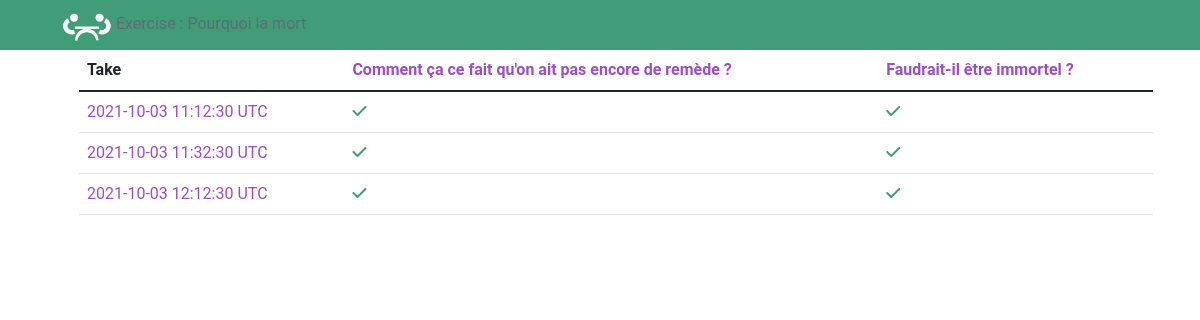
The app's page /?action=showStatExercise&id=2 with its own data.
### tables this page shows
CREATE TABLE IF NOT EXISTS `exercises`
(
    `id`    INT(11)      NOT NULL AUTO_INCREMENT,
    `title` VARCHAR(255) NOT NULL,
    `state` INT(11)      NOT NULL DEFAULT 0,
    PRIMARY KEY (`id`)
);

CREATE TABLE IF NOT EXISTS `fields`
(
    `id`           INT(11)      NOT NULL AUTO_INCREMENT,
    `label`        VARCHAR(255) NOT NULL,
    `value_kind`   INT(11)      NOT NULL,
    `exercises_id` INT(11)      NOT NULL,
    PRIMARY KEY (`id`, `exercises_id`),
    INDEX `fk_fields_exercises1_idx` (`exercises_id` ASC),
    CONSTRAINT `fk_fields_exercises1`
        FOREIGN KEY (`exercises_id`)
            REFERENCES `exercises` (`id`)
            ON DELETE NO ACTION
            ON UPDATE NO ACTION
);

CREATE TABLE IF NOT EXISTS `takes`
(
    `id`         INT(11)   NOT NULL AUTO_INCREMENT,
    `time_stamp` TIMESTAMP NOT NULL,
    PRIMARY KEY (`id`)
);

CREATE TABLE IF NOT EXISTS `answers`
(
    `id`        INT(11) NOT NULL AUTO_INCREMENT,
    `response`  TEXT    NOT NULL,
    `fields_id` INT(11) NOT NULL,
    `takes_id`  INT(11) NOT NULL,
    PRIMARY KEY (`id`, `fields_id`, `takes_id`),
    INDEX `fk_answers_fields1_idx` (`fields_id` ASC) VISIBLE,
    INDEX `fk_answers_takes1_idx` (`takes_id` ASC) VISIBLE,
    CONSTRAINT `fk_answers_fields1`
        FOREIGN KEY (`fields_id`)
            REFERENCES `fields` (`id`)
            ON DELETE NO ACTION
            ON UPDATE NO ACTION,
    CONSTRAINT `fk_answers_takes1`
        FOREIGN KEY (`takes_id`)
            REFERENCES `takes` (`id`)
            ON DELETE NO ACTION
            ON UPDATE NO ACTION,
    CONSTRAINT unique_take_for_answer UNIQUE (fields_id, takes_id)
);

### Controller/ExerciseController.php (called while the page is built, shortened)
<?php
class ExerciseController
{
    public static function showStatExercise()
    {
        $exercise = Exercise::find($_GET['id']);
        $fields = $exercise->fields();
        include_once "View/StatExercise.php";
        require dirname(__DIR__, 1) . "/View/Layout.php";
    }
}

### Model/DbConnector.php (called while the page is built, shortened)
<?php
class DbConnector
{
    private static function getPDO(){
        $DB = null;
        try{
            $DB = new PDO($DSN,$USERNAME,$PASSWORD);
        }catch(Exception $exception){
            throw new Exception("An exception has occurred when trying to connect to the database!");
        }
        $DB->exec("set names utf8");
        $DB->setAttribute(PDO::ATTR_ERRMODE, PDO::ERRMODE_EXCEPTION);
        return $DB;
    }
    static function select($query, $params, $multirecord) {
        $DB = self::getPDO();
        try {
            $statement = $DB->prepare($query);
            $statement->execute($params);
            if ($multirecord)
            {
                $queryResult = $statement->fetchAll(PDO::FETCH_ASSOC);
            } else {
                $queryResult = $statement->fetch(PDO::FETCH_ASSOC);
            }
            return $queryResult;
        } catch (PDOException $e) {
            error_log($e->getMessage());
            return null;
        }
    }
    static function selectMany($query, $params = []) {
        return self::select($query, $params, true);
    }
    static function selectOne($query, $params = []) {
        return self::select($query, $params, false);
    }
}

### Model/Exercise.php (called while the page is built, shortened)
<?php
class Exercise
{
    public int $id;
    static function make(array $params)
    {
        $exercise = new Exercise();
        if (isset($params['id'])) {
            $exercise->id = $params['id'];
        }
        $exercise->title = $params['title'];
        $exercise->state = $params['state'];
        return $exercise;
    }
    static function find(int $id): ?Exercise
    {
        $res = DbConnector::selectOne("SELECT * FROM exercises WHERE id = :id", ['id' => $id]);
        return self::make(["id" => $res["id"], "title" => $res['title'], "state" => $res['state']]);
    }
    public function fields(): array
    {
        $fields = Field::where("exercises_id", $this->id);
        return $fields;
    }
}

### Model/Field.php (called while the page is built, shortened)
<?php
class Field
{
    private int $id;
    public function __construct(string $label, int $value_kind, int $exercises_id, int $id = null)
    {
        $this->label = $label;
        if ($id != null) $this->id = $id;
    }
    static function find($id): ?Field
    {
        $res = DbConnector::selectOne("select * from fields where id=:id;", ["id" => $id]);
        return isset($res['label']) ? new Field($res['label'], $res['value_kind'], $res['exercises_id'], $res['id']) : null;
    }
    static function where($field,$value): array
    {
        $result = DbConnector::selectMany("select * from fields where $field = :value;",["value"=>$value]);
        $return = [];
        foreach ($result as $res){
            $return[] = new Field($res['label'], $res['value_kind'], $res['exercises_id'], $res['id']);
        }
        return $return;
    }
    public function getId(): int
    {
        return $this->id;
    }
    public function takes(): array
    {
        $res = DbConnector::selectMany("SELECT takes.id, time_stamp FROM takes INNER JOIN answers ON answers.takes_id = takes.id WHERE answers.fields_id = :fields_id", ["fields_id" => $this->id]);
        $return = [];
        foreach ($res as $result) {
            $return[] = Take::make($result);
        }
        return $return;
    }
}

### Model/Take.php (called while the page is built, shortened)
<?php
class Take
{
    public int $id;
    static function make(array $params)
    {
        $take = new Take();
        if (isset($params['id'])) {
            $take->id = $params['id'];
        }
        $take->timeStamp = new DateTime( $params['time_stamp']);
        return $take;
    }
    static function find(int $id): ?Take
    {
        $res = DbConnector::selectOne("SELECT * FROM takes WHERE id = :id", ['id' => $id]);
        return self::make(["id" => $res["id"], "time_stamp" => $res['time_stamp']]);
    }
    public function answers(): array
    {
        $answers = Answer::where("takes_id",$this->id);
        return $answers;
    }
}

### Model/Answer.php (called while the page is built, shortened)
<?php
class Answer
{
    static function make(array $params)
    {
        $answer = new Answer();
        if (isset($params['id'])) {
            $answer->id = $params['id'];
        }
        $answer->response = $params['response'];
        $answer->field = $params['field'];
        $answer->take = $params['take'];
        return $answer;
    }
    static function where($field,$value): array
    {
        $result = DbConnector::selectMany("select * from answers where $field = :value;",["value"=>$value]);
        $return = [];
        foreach ($result as $res){
            $return[] = self::make(["id" => $res["id"], "response" => $res['response'], "field" => Field::find($res['fields_id']), "take" => Take::find($res['takes_id'])]);
        }
        return $return;
    }
}

### View/StatExercise.php (the view)
<section class="row">
    <div class="column">
        <table class="table">
            <thead>
            <tr>
                <th>Take</th>
                <?php foreach ($fields as $field): ?>
                    <th><a class="link_title" href="?action=showStatExerciseByField&field=<?= $field->getId() ?>"><?= $field->label ?></a></th>
                <?php endforeach; ?>
            </tr>
            </thead>
            <tbody>
            <?php foreach ($fields as $key => $field) : ?>
                <?php if($key === array_key_first($fields)) : ?>
                <?php foreach ($field->takes() as $take) : ?>
                    <tr>
                        <td>
                            <a class="link_title" href="?action=showStatExerciseByTake&take=<?= $take->id ?>"><?= $take->timeStamp->format('Y-m-d H:i:s') ?> UTC</a>
                        </td>
                        <?php foreach ($take->answers() as $answer) : ?>
                            <td>
                                <a>
                                    <i class="<?= ($answer->response != null) ? "fa fa-check short check" : "fa fa-times empty cross" ?>"></i>
                                   </a>
                            </td>
                        <?php endforeach; ?>
                    </tr>
                <?php endforeach; ?>
                <?php endif; ?>
            <?php endforeach; ?>
            </tbody>
        </table>
    </div>
</section>

### View/Components/Header/Results.php (shortened to what this page needs)
<header class="results">
    <section class="container">
        <a href="?"><img id="Logo" src="View/Style/Assets/logo.png"></a>
        <?php if ($_GET['action'] == "showStatExercise" || $_GET['action'] == "showStatExerciseByField" || $_GET['action'] == "showStatExerciseByTake"  ) { ?>
            <a>Exercise : <span><?= $exercise->title ?></span></a>
        <?php } ?>
    </section>
</header>

### View/Style/CSS/Global.css (style rules this page uses)
header.results { background: #419d78; height: 50px; }
#Logo { height: 50px; }
.link_title { text-decoration: none; color: #9b4dca; }
.check { color: #419d78; }
body { margin: 0; color: #606c76 !important; font-family: "Roboto", "Helvetica Neue", "Helvetica", "Arial", sans-serif; display: flex; justify-content: center; flex-direction: column; }
.row { flex-direction: row; flex-wrap: nowrap !important; justify-content: space-between; width: calc(100% + 2.0rem); margin: auto !important; text-align: left; }
.row .column { display: block; flex: 1 1 auto; margin-left: 5px; margin-right: 5px; max-width: 100%; width: 100%; }
td, tr { border-bottom: 0.1rem solid #e1e1e1; }
.container { margin: 0 auto; padding: 0 2rem; position: relative; }

### records on screen
exercises: title "Pourquoi la mort"
fields: label "Comment ça ce fait qu'on ait pas encore de remède ?"
fields: label "Faudrait-il être immortel ?"
takes: time_stamp "2021-10-03 11:12:30"
takes: time_stamp "2021-10-03 11:32:30"
takes: time_stamp "2021-10-03 12:12:30"
